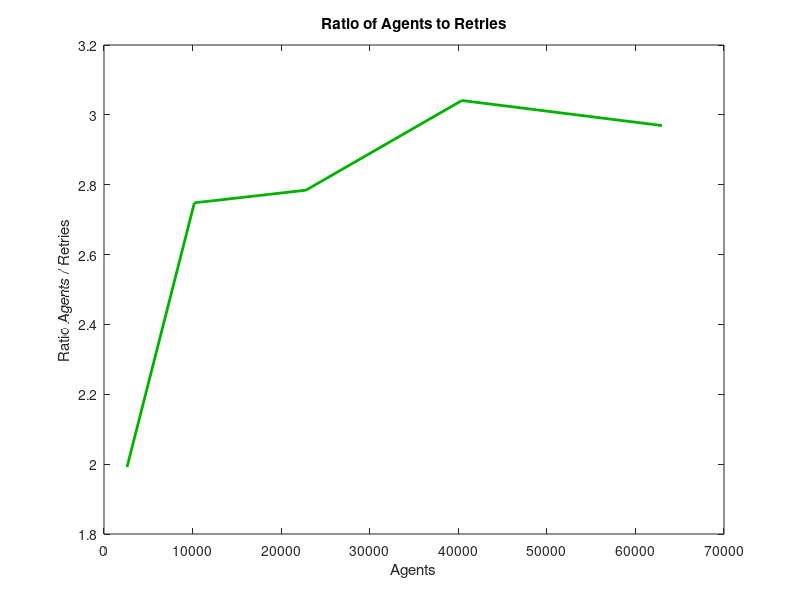

Here is the MATLAB script that generated this plot:
retries = [1306, 3712, 8189, 13285, 21217];
agents = [2601, 10201, 22801, 40401, 63001];
retries_ratio = agents ./  retries;

figure;
plot (agents, retries_ratio, "linewidth", 2, "color", [0, 0.7, 0]);

xlabel ("Agents");
ylabel ("Ratio Agents / Retries");

title ("Ratio of Agents to Retries");
